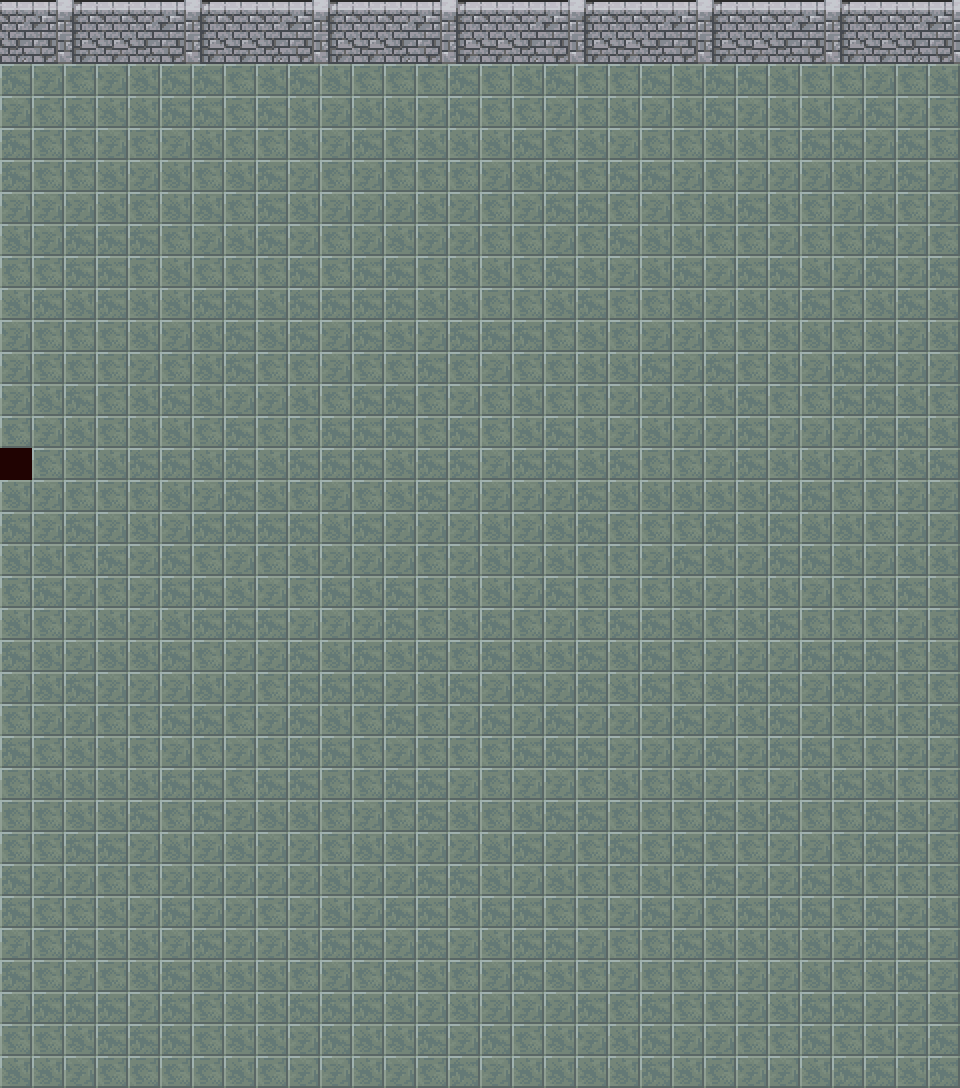

A level layout from a 2D game, rendered from its tile map. Below: a short description, then the map file with tile-grid data replaced by summaries:
An orthogonal 30x34 tile map with 32x32 px tiles, 4 tile layers (Lava, Base, Deco, Front), 1 hidden layer not drawn, 2 tilesets and 3 objects (2x Chest, Warp).

<map version="1.10" tiledversion="1.11.2" orientation="orthogonal" renderorder="right-down" width="30" height="34" tilewidth="32" tileheight="32" infinite="0" backgroundcolor="#2a2a2a" nextlayerid="18" nextobjectid="42">
 <tileset firstgid="1" name="rpg_indoor32" tilewidth="32" tileheight="32" tilecount="132" columns="11">
  <image source="rpg_indoor32.png" width="352" height="384" />
  <tile id="71" type="Castle" />
  <tile id="72" type="Castle" />
  <tile id="82" type="Castle" />
  <tile id="83" type="Castle" />
 </tileset>
 <tileset firstgid="133" name="cave32" tilewidth="32" tileheight="32" tilecount="352" columns="16">
  <image source="cave32.png" width="512" height="704" />
 </tileset>
 <layer id="15" name="Lava" width="30" height="34">
  <data>[1020 cells, 0 non-empty, 0 distinct tile ids]</data>
 </layer>
 <layer id="1" name="Base" width="30" height="34">
  <data>[1020 cells, 1020 non-empty, 13 distinct tile ids]</data>
 </layer>
 <layer id="16" name="Deco" width="30" height="34">
  <data>[1020 cells, 0 non-empty, 0 distinct tile ids]</data>
 </layer>
 <objectgroup color="#0055ff" id="14" name="Objects">
  <object id="26" name="TestingChest" type="Chest" x="112.084" y="342.777">
   <properties>
    <property name="Health" type="int" value="100" />
   </properties>
   <point />
  </object>
  <object id="32" name="TestingChest" type="Chest" x="178.349" y="340.103">
   <properties>
    <property name="Health" type="int" value="100" />
   </properties>
   <point />
  </object>
  <object id="40" name="WarpToSmallRoom" type="Warp" x="15.8074" y="468.778">
   <properties>
    <property name="Map" value="TestCave" />
    <property name="TargetX" type="int" value="72" />
    <property name="TargetY" type="int" value="14" />
   </properties>
   <point />
  </object>
 </objectgroup>
 <layer id="17" name="Front" width="30" height="34">
  <data>[1020 cells, 0 non-empty, 0 distinct tile ids]</data>
 </layer>
 <layer id="13" name="Collisions" width="30" height="34" visible="0" opacity="0.58">
  <data>[1020 cells, 60 non-empty, 1 distinct tile ids]</data>
 </layer>
</map>
